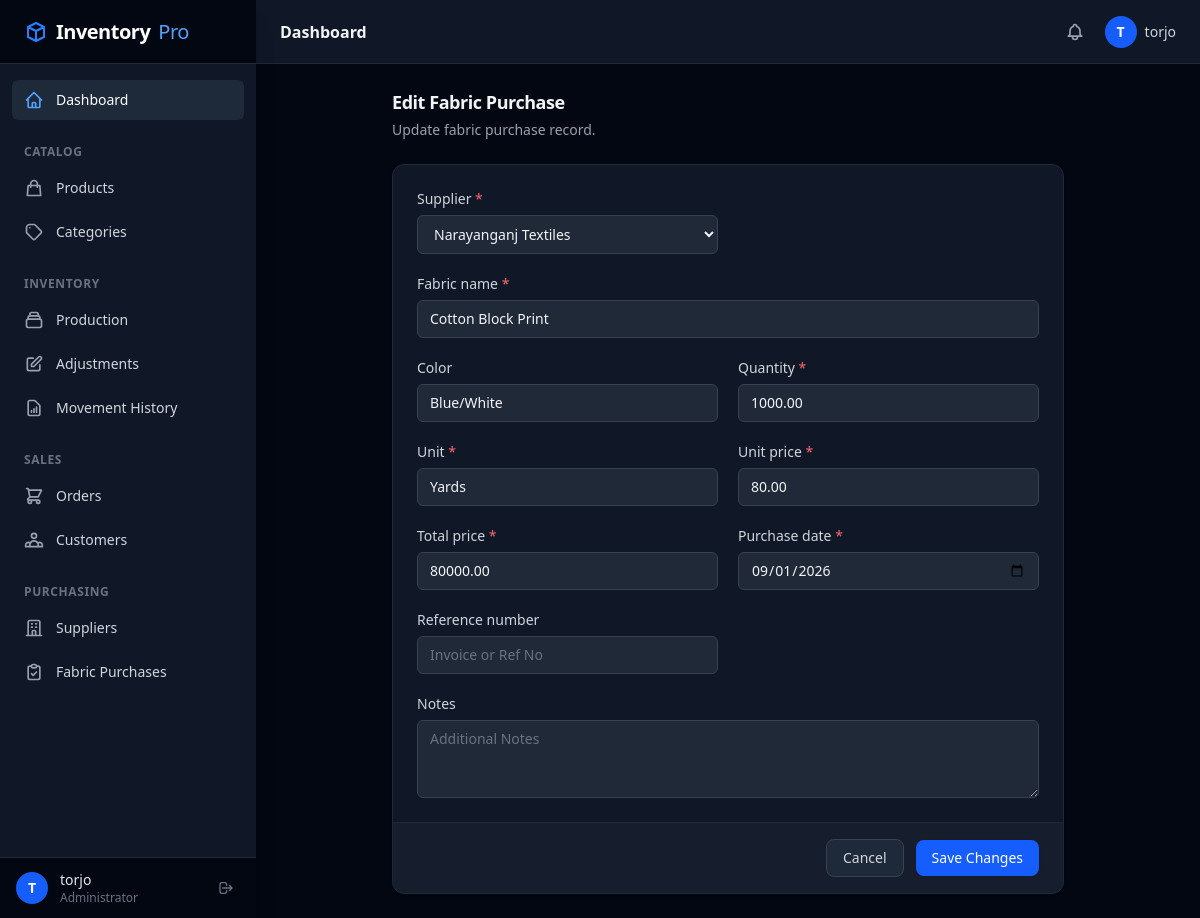
Screenshot of /purchasing/fabric-purchases/4/edit/ (signed in) with the database file from the repository.
### apps/accounts/models.py (models this page shows)
class User(AbstractUser):
    pass

### apps/fabrics/models.py (models this page shows, shortened)
class FabricPurchase(models.Model):
    supplier = models.ForeignKey(Supplier, on_delete=models.PROTECT, related_name='fabric_purchases')
    fabric_name = models.CharField(max_length=255)
    color = models.CharField(max_length=100, blank=True)
    quantity = models.DecimalField(max_digits=10, decimal_places=2)
    unit = models.CharField(max_length=50)
    unit_price = models.DecimalField(max_digits=10, decimal_places=2)
    total_price = models.DecimalField(max_digits=12, decimal_places=2)
    purchase_date = models.DateField()
    reference_number = models.CharField(max_length=100, blank=True)
    notes = models.TextField(blank=True)
    created_by = models.ForeignKey(settings.AUTH_USER_MODEL, on_delete=models.SET_NULL, null=True)
    created_at = models.DateTimeField(auto_now_add=True)
    updated_at = models.DateTimeField(auto_now=True)

### apps/fabrics/views.py (the view)
# urls.py: path('fabric-purchases/<int:pk>/edit/', fabric_views.fabric_purchase_edit, name='fabric_purchase_edit'),
@login_required
def fabric_purchase_edit(request, pk):
    purchase = get_object_or_404(FabricPurchase, pk=pk)
    if request.method == 'POST':
        form = FabricPurchaseForm(request.POST, instance=purchase)
        if form.is_valid():
            form.save()
            messages.success(request, 'Fabric purchase updated successfully.')
            return redirect('purchasing:fabric_purchase_list')
    else:
        form = FabricPurchaseForm(instance=purchase)
    return render(request, 'fabrics/fabric_purchase_form.html', {
        'form': form,
        'title': 'Edit Fabric Purchase',
        'purchase': purchase
    })

### apps/suppliers/models.py (called while the page is built)
    def __str__(self):
        return self.name

### templates/fabrics/fabric_purchase_form.html (shortened to what this page needs)
{% extends "base.html" %}
{% block content %}
<div class="max-w-2xl mx-auto">
<div class="mb-6">
    <h1 class="text-lg font-semibold text-gray-100 tracking-tight">
        {{ title }}
    </h1>
    <p class="mt-1 text-sm text-gray-400">
        {% if purchase %}
            Update fabric purchase record.
        {% else %}
            Record a new fabric purchase.
        {% endif %}
    </p>
</div>
<div class="bg-gray-900 border border-gray-800 rounded-xl overflow-hidden shadow-sm">
    <form method="post">
        <div class="px-6 py-6 grid grid-cols-1 md:grid-cols-2 gap-5">
            {% for field in form %}
            <div class="{% if field.name == 'notes' or field.name == 'fabric_name' %}md:col-span-2{% endif %}">
                <label for="{{ field.id_for_label }}" class="block text-sm font-medium text-gray-300 mb-1.5">
                    {{ field.label }}
                    {% if field.field.required %}
                        <span class="text-red-400">*</span>
                    {% endif %}
                </label>
                {{ field }}
            </div>
            {% endfor %}
        </div>
        <div class="px-6 py-4 border-t border-gray-800 bg-gray-800/40 flex items-center justify-end gap-3">
            <a href="{% url 'purchasing:fabric_purchase_list' %}" class="px-4 py-2 border border-gray-700 rounded-lg bg-gray-800 text-sm font-medium text-gray-300 hover:bg-gray-700 transition-colors duration-150">
                Cancel
            </a>
            <button type="submit" class="px-4 py-2 rounded-lg bg-blue-600 text-white text-sm font-medium hover:bg-blue-700 transition-colors duration-150 shadow-sm">
                {% if purchase %}
                    Save Changes
                {% else %}
                    Record Purchase
                {% endif %}
            </button>
        </div>
    </form>
</div>
</div>
{% endblock %}

### templates/components/sidebar.html (shortened to what this page needs)
<aside :class="sidebarOpen ? 'translate-x-0' : '-translate-x-full'"
       class="fixed inset-y-0 left-0 z-40 w-64 bg-gray-900 text-gray-300 flex flex-col transform transition-transform duration-200 ease-in-out md:static md:translate-x-0 h-screen shrink-0 shadow-xl">
    <div class="h-16 flex items-center justify-between px-6 border-b border-gray-800 bg-gray-950 shrink-0">
        <span class="text-xl font-bold text-white tracking-tight flex items-center gap-2">
            <svg class="w-6 h-6 text-blue-500" fill="none" stroke="currentColor" viewBox="0 0 24 24">
                <path stroke-linecap="round" stroke-linejoin="round" stroke-width="2" d="M20 7l-8-4-8 4m16 0l-8 4m8-4v10l-8 4m0-10L4 7m8 4v10M4 7v10l8 4"></path>
            </svg>
            Inventory<span class="text-blue-400 font-normal">Pro</span>
        </span>
    </div>
    <nav class="flex-1 overflow-y-auto px-3 py-4 space-y-1">
        <a href="/"
           class="flex items-center gap-3 px-3 py-2.5 text-sm font-medium rounded-md transition-colors text-white bg-gray-800 group">
            <svg class="w-5 h-5 text-blue-400" fill="none" viewBox="0 0 24 24" stroke="currentColor">
                <path stroke-linecap="round" stroke-linejoin="round" stroke-width="2" d="M3 12l2-2m0 0l7-7 7 7M5 10v10a1 1 0 001 1h3m10-11l2 2m-2-2v10a1 1 0 01-1 1h-3m-6 0a1 1 0 001-1v-4a1 1 0 011-1h2a1 1 0 011 1v4a1 1 0 001 1m-6 0h6" />
            </svg>
            Dashboard
        </a>
        <div class="pt-5 pb-1">
            <p class="px-3 text-xs font-semibold text-gray-500 uppercase tracking-wider">Catalog</p>
        </div>
        <a href="{% url 'products:product_list' %}" class="flex items-center gap-3 px-3 py-2.5 text-sm font-medium text-gray-300 hover:text-white hover:bg-gray-800 rounded-md transition-colors group">
        <svg class="w-5 h-5 text-gray-400 group-hover:text-gray-300" fill="none" viewBox="0 0 24 24" stroke="currentColor">
                        <path stroke-linecap="round" stroke-linejoin="round" stroke-width="2" d="M16 11V7a4 4 0 00-8 0v4M5 9h14l1 12H4L5 9z" />
                    </svg>
            Products
        </a>
        <a href="{% url 'products:category_list' %}" class="flex items-center gap-3 px-3 py-2.5 text-sm font-medium text-gray-300 hover:text-white hover:bg-gray-800 rounded-md transition-colors group">
            Categories
        </a>
        <div class="pt-5 pb-1">
            <p class="px-3 text-xs font-semibold text-gray-500 uppercase tracking-wider">Inventory</p>
        </div>
        <a href="{% url 'inventory:production_create' %}" class="flex items-center gap-3 px-3 py-2.5 text-sm font-medium text-gray-300 hover:text-white hover:bg-gray-800 rounded-md transition-colors group">
            Production
        </a>
        <a href="{% url 'inventory:adjustment_create' %}" class="flex items-center gap-3 px-3 py-2.5 text-sm font-medium text-gray-300 hover:text-white hover:bg-gray-800 rounded-md transition-colors group">
            <svg class="w-5 h-5 text-gray-400 group-hover:text-gray-300" fill="none" viewBox="0 0 24 24" stroke="currentColor">
                <path stroke-linecap="round" stroke-linejoin="round" stroke-width="2" d="M11 5H6a2 2 0 00-2 2v11a2 2 0 002 2h11a2 2 0 002-2v-5m-1.414-9.414a2 2 0 112.828 2.828L11.828 15H9v-2.828l8.586-8.586z" />
            </svg>
            Adjustments
        </a>
        <a href="{% url 'inventory:movement_list' %}" class="flex items-center gap-3 px-3 py-2.5 text-sm font-medium text-gray-300 hover:text-white hover:bg-gray-800 rounded-md transition-colors group">
            Movement History
        </a>
        <div class="pt-5 pb-1">
            <p class="px-3 text-xs font-semibold text-gray-500 uppercase tracking-wider">Sales</p>
        </div>
        <a href="{% url 'orders:order_list' %}" class="flex items-center gap-3 px-3 py-2.5 text-sm font-medium text-gray-300 hover:text-white hover:bg-gray-800 rounded-md transition-colors group">
            Orders
        </a>
        <a href="{% url 'orders:customer_list' %}" class="flex items-center gap-3 px-3 py-2.5 text-sm font-medium text-gray-300 hover:text-white hover:bg-gray-800 rounded-md transition-colors group">
            Customers
        </a>
        <div class="pt-5 pb-1">
            <p class="px-3 text-xs font-semibold text-gray-500 uppercase tracking-wider">Purchasing</p>
        </div>
        <a href="{% url 'purchasing:supplier_list' %}" class="flex items-center gap-3 px-3 py-2.5 text-sm font-medium text-gray-300 hover:text-white hover:bg-gray-800 rounded-md transition-colors group">
            Suppliers
        </a>
        <a href="{% url 'purchasing:fabric_purchase_list' %}" class="flex items-center gap-3 px-3 py-2.5 text-sm font-medium text-gray-300 hover:text-white hover:bg-gray-800 rounded-md transition-colors group">
            Fabric Purchases
        </a>
    </nav>
    <div class="shrink-0 border-t border-gray-800 bg-gray-950">
        <div class="flex items-center gap-3 px-4 py-3">
            <div class="w-8 h-8 rounded-full bg-blue-600 flex items-center justify-center text-white font-bold text-sm shrink-0">
                {{ request.user.username|default:"U"|slice:":1"|upper }}
            </div>
            <div class="flex-1 min-w-0">
                <p class="text-sm font-medium text-gray-200 truncate">{{ request.user.username|default:"Admin" }}</p>
                <p class="text-xs text-gray-500">Administrator</p>
            </div>
            <form method="post" action="{% url 'logout' %}" class="shrink-0">
                <button type="submit"
                        title="Logout"
                        class="p-1.5 text-gray-500 hover:text-red-400 hover:bg-gray-800 rounded-md transition-colors">
                    <svg class="w-4 h-4" fill="none" viewBox="0 0 24 24" stroke="currentColor">
                        <path stroke-linecap="round" stroke-linejoin="round" stroke-width="2" d="M17 16l4-4m0 0l-4-4m4 4H7m6 4v1a3 3 0 01-3 3H6a3 3 0 01-3-3V7a3 3 0 013-3h4a3 3 0 013 3v1" />
                    </svg>
                </button>
            </form>
        </div>
    </div>
</aside>

### templates/components/navbar.html (shortened to what this page needs)
<header class="bg-gray-900 border-b border-gray-800 h-16 flex items-center justify-between px-6 shrink-0">
    <div class="flex items-center gap-3">
        <h1 class="text-base font-semibold text-gray-100">{% block header_title %}Dashboard{% endblock %}</h1>
    </div>
    <div class="flex items-center gap-3">
        {% if user.is_authenticated %}
        <button type="button" class="hidden sm:flex p-2 rounded-md text-gray-400 hover:text-white hover:bg-gray-800 transition-colors">
        </button>
        <div class="flex items-center gap-2">
            <div class="w-8 h-8 rounded-full bg-blue-600 flex items-center justify-center text-white font-bold text-sm">
                {{ request.user.username|default:"U"|slice:":1"|upper }}
            </div>
            <span class="hidden sm:block text-sm font-medium text-gray-300">{{ request.user.username }}</span>
        </div>
        {% endif %}
    </div>
</header>

### templates/base.html (style rules this page uses)
input:not([type="checkbox"]):not([type="radio"]):not([type="submit"]):not([type="button"]):not([type="file"]), select, textarea { background-color: #1f2937 !important; border-color: #374151 !important; color: #f3f4f6 !important; }
input:not([type="checkbox"]):not([type="radio"]):not([type="submit"]):not([type="button"]):not([type="file"])::placeholder, textarea::placeholder { color: #6b7280 !important; }
select option { background-color: #1f2937 !important; color: #f3f4f6 !important; }

### rows the page displays
User: user.username "T", user.username "torjo"
FabricPurchase: form "Narayanganj Textiles" "Cotton Block Print" "Blue/White" "1000.00" "Yards" "80.00" "80000.00" "09/01/2026"

### other values shown
{{ title }} "Edit Fabric Purchase"
{{ field.label }} "Supplier" "Fabric name" "Color" "Quantity" "Unit" "Unit price" "Total price" "Purchase date" "Reference number" "Notes"
